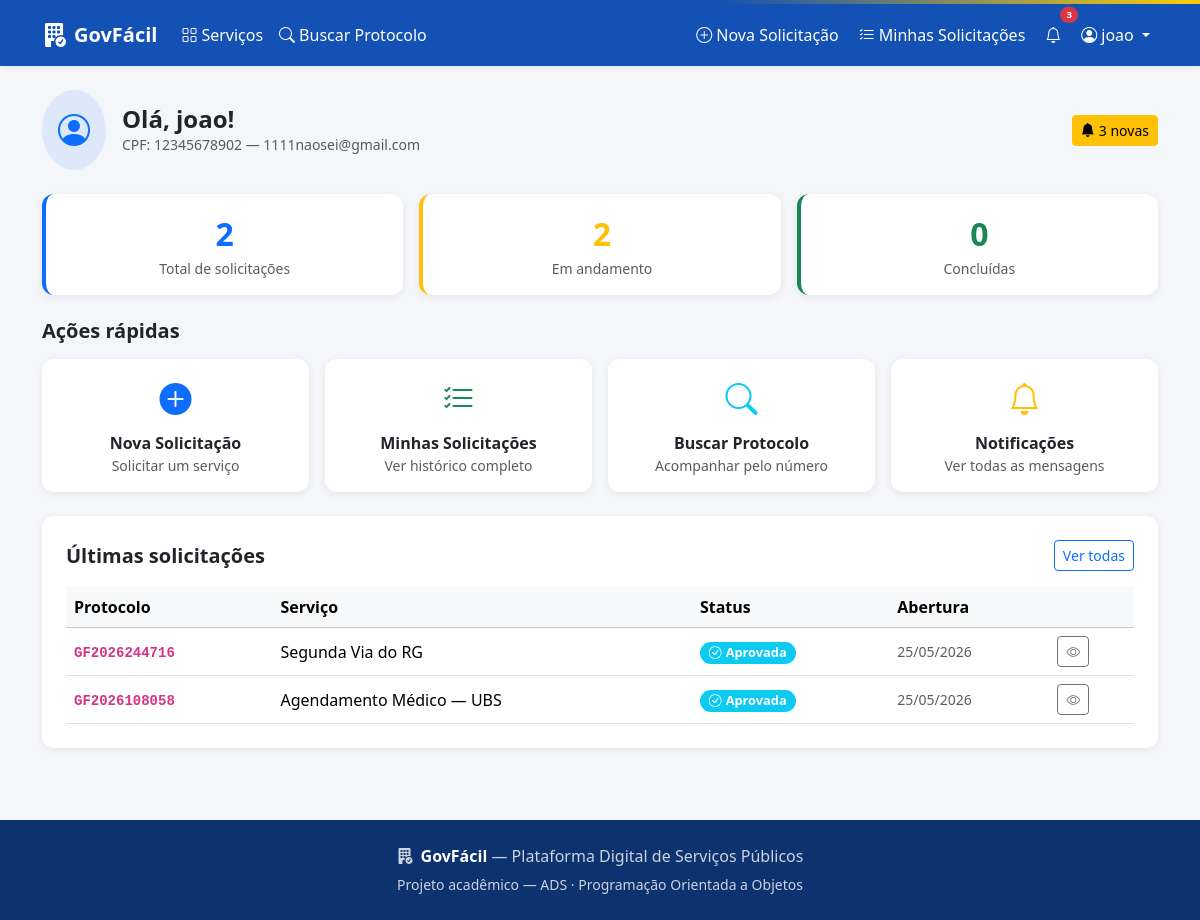
Page /accounts/dashboard/cidadao/ (signed in) on the committed database.
### accounts/models.py (models this page shows, shortened)
class Usuario(AbstractUser):
    TIPO_CIDADAO = 'cidadao'
    TIPO_SERVIDOR = 'servidor'
    TIPO_CHOICES = [
        (TIPO_CIDADAO, 'Cidadão'),
        (TIPO_SERVIDOR, 'Servidor Público'),
    ]
    tipo = models.CharField(max_length=20, choices=TIPO_CHOICES, default=TIPO_CIDADAO)
    _telefone = models.CharField(max_length=20, blank=True, db_column='telefone')
    data_cadastro = models.DateTimeField(auto_now_add=True)
    @property
    def telefone(self):
        return self._telefone
    @telefone.setter
    def telefone(self, valor):
        if valor and not all(c.isdigit() or c in '() -+' for c in valor):
            raise ValueError('Telefone inválido.')
        self._telefone = valor or ''
    class Meta:
        verbose_name = 'Usuário'
        verbose_name_plural = 'Usuários'

class Cidadao(Usuario):
    _cpf = models.CharField(max_length=14, unique=True, db_column='cpf')
    data_nascimento = models.DateField(null=True, blank=True)
    endereco = models.CharField(max_length=300, blank=True)
    @property
    def cpf(self):
        return self._cpf
    def consultar_historico(self):
        return self.solicitacoes.all().order_by('-data_abertura')
    def receber_notificacoes(self):
        return self.notificacoes.filter(lida=False)
    class Meta:
        verbose_name = 'Cidadão'
        verbose_name_plural = 'Cidadãos'

### solicitacoes/models.py (models this page shows, shortened)
class Solicitacao(models.Model):
    STATUS_ABERTA = 'aberta'
    STATUS_EM_ANALISE = 'em_analise'
    STATUS_APROVADA = 'aprovada'
    STATUS_EM_ANDAMENTO = 'em_andamento'
    STATUS_CONCLUIDA = 'concluida'
    STATUS_REJEITADA = 'rejeitada'
    STATUS_CHOICES = [
        (STATUS_ABERTA, 'Aberta'),
        (STATUS_EM_ANALISE, 'Em Análise'),
        (STATUS_APROVADA, 'Aprovada'),
        (STATUS_EM_ANDAMENTO, 'Em Andamento'),
        (STATUS_CONCLUIDA, 'Concluída'),
        (STATUS_REJEITADA, 'Rejeitada'),
    ]
    STATUS_COR = {
        STATUS_ABERTA: 'primary',
        STATUS_EM_ANALISE: 'warning',
        STATUS_APROVADA: 'info',
        STATUS_EM_ANDAMENTO: 'secondary',
        STATUS_CONCLUIDA: 'success',
        STATUS_REJEITADA: 'danger',
    }
    STATUS_ICONE = {
        STATUS_ABERTA: 'bi-folder2-open',
        STATUS_EM_ANALISE: 'bi-hourglass-split',
        STATUS_APROVADA: 'bi-check-circle',
        STATUS_EM_ANDAMENTO: 'bi-arrow-repeat',
        STATUS_CONCLUIDA: 'bi-check-circle-fill',
        STATUS_REJEITADA: 'bi-x-circle-fill',
    }
    protocolo = models.CharField(max_length=20, unique=True, blank=True)
    cidadao = models.ForeignKey(
        'accounts.Cidadao', on_delete=models.CASCADE, related_name='solicitacoes'
    )
    servico = models.ForeignKey(
        'servicos.Servico', on_delete=models.CASCADE, related_name='solicitacoes'
    )
    descricao = models.TextField()
    status = models.CharField(max_length=20, choices=STATUS_CHOICES, default=STATUS_ABERTA)
    setor_responsavel = models.CharField(max_length=100, blank=True)
    servidor_responsavel = models.ForeignKey(
        'accounts.Servidor',
        on_delete=models.SET_NULL,
        null=True, blank=True,
        related_name='atendimentos',
    )
    observacao = models.TextField(blank=True)
    data_abertura = models.DateTimeField(auto_now_add=True)
    data_atualizacao = models.DateTimeField(auto_now=True)
    data_prazo = models.DateTimeField(null=True, blank=True)
    class Meta:
        verbose_name = 'Solicitação'
        verbose_name_plural = 'Solicitações'
        ordering = ['-data_abertura']
    def get_status_cor(self):
        return self.STATUS_COR.get(self.status, 'secondary')
    def get_status_icone(self):
        return self.STATUS_ICONE.get(self.status, 'bi-circle')

### servicos/models.py (models this page shows, shortened)
class Servico(models.Model):
    CATEGORIA_EMISSAO = 'emissao'
    CATEGORIA_AGENDAMENTO = 'agendamento'
    CATEGORIA_PROTOCOLO = 'protocolo'
    CATEGORIA_SEGUNDA_VIA = 'segunda_via'
    CATEGORIA_CHOICES = [
        (CATEGORIA_EMISSAO, 'Emissão de Documento'),
        (CATEGORIA_AGENDAMENTO, 'Agendamento'),
        (CATEGORIA_PROTOCOLO, 'Protocolo'),
        (CATEGORIA_SEGUNDA_VIA, 'Segunda Via'),
    ]
    CATEGORIA_ICONE = {
        CATEGORIA_EMISSAO: 'bi-file-earmark-text',
        CATEGORIA_AGENDAMENTO: 'bi-calendar-check',
        CATEGORIA_PROTOCOLO: 'bi-journal-text',
        CATEGORIA_SEGUNDA_VIA: 'bi-files',
    }
    CATEGORIA_COR = {
        CATEGORIA_EMISSAO: 'primary',
        CATEGORIA_AGENDAMENTO: 'success',
        CATEGORIA_PROTOCOLO: 'warning',
        CATEGORIA_SEGUNDA_VIA: 'info',
    }
    nome = models.CharField(max_length=200)
    descricao = models.TextField()
    categoria = models.CharField(max_length=20, choices=CATEGORIA_CHOICES)
    prazo_dias = models.IntegerField(default=5)
    setor_responsavel = models.CharField(max_length=100, default='Atendimento Geral')
    ativo = models.BooleanField(default=True)
    class Meta:
        verbose_name = 'Serviço'
        verbose_name_plural = 'Serviços'
        ordering = ['categoria', 'nome']

### accounts/views.py (the view)
# urls.py: path('dashboard/cidadao/', views.dashboard_cidadao_view, name='dashboard_cidadao'),
@login_required
def dashboard_cidadao_view(request):
    try:
        cidadao = request.user.cidadao
    except Cidadao.DoesNotExist:
        messages.error(request, 'Acesso negado.')
        return redirect('core:home')
    solicitacoes = cidadao.consultar_historico()[:5]
    notificacoes_nao_lidas = cidadao.receber_notificacoes().count()
    total = cidadao.solicitacoes.count()
    concluidas = cidadao.solicitacoes.filter(status='concluida').count()
    em_aberto = cidadao.solicitacoes.filter(
        status__in=['aberta', 'em_analise', 'aprovada', 'em_andamento']
    ).count()
    return render(request, 'accounts/dashboard_cidadao.html', {
        'cidadao': cidadao,
        'solicitacoes': solicitacoes,
        'notificacoes_nao_lidas': notificacoes_nao_lidas,
        'total': total,
        'concluidas': concluidas,
        'em_aberto': em_aberto,
    })

### templates/accounts/dashboard_cidadao.html (shortened to what this page needs)
{% extends 'base.html' %}
{% block content %}
<div class="d-flex align-items-center gap-3 mb-4">
  <div class="bg-primary bg-opacity-10 rounded-circle p-3">
    <i class="bi bi-person-circle fs-2 text-primary"></i>
  </div>
  <div>
    <h4 class="fw-bold mb-0">Olá, {{ cidadao.first_name }}!</h4>
    <p class="text-muted mb-0 small">CPF: {{ cidadao.cpf }} &mdash; {{ cidadao.email }}</p>
  </div>
  {% if notificacoes_nao_lidas %}
  <a href="{% url 'notificacoes:lista' %}" class="btn btn-warning btn-sm ms-auto">
    <i class="bi bi-bell-fill me-1"></i>{{ notificacoes_nao_lidas }} nova{{ notificacoes_nao_lidas|pluralize }}
  </a>
  {% endif %}
</div>
<div class="row g-3 mb-4">
  <div class="col-sm-4">
    <div class="card p-3 text-center border-start border-4 border-primary">
      <div class="fs-2 fw-bold text-primary">{{ total }}</div>
      <div class="text-muted small">Total de solicitações</div>
    </div>
  </div>
  <div class="col-sm-4">
    <div class="card p-3 text-center border-start border-4 border-warning">
      <div class="fs-2 fw-bold text-warning">{{ em_aberto }}</div>
      <div class="text-muted small">Em andamento</div>
    </div>
  </div>
  <div class="col-sm-4">
    <div class="card p-3 text-center border-start border-4 border-success">
      <div class="fs-2 fw-bold text-success">{{ concluidas }}</div>
      <div class="text-muted small">Concluídas</div>
    </div>
  </div>
</div>
<div class="row g-3 mb-4">
  <div class="col-12"><h5 class="fw-bold mb-0">Ações rápidas</h5></div>
  <div class="col-sm-6 col-md-3">
    <a href="{% url 'solicitacoes:nova' %}" class="card p-3 text-center text-decoration-none h-100 d-block">
      <i class="bi bi-plus-circle-fill fs-2 text-primary mb-2 d-block"></i>
      <div class="fw-semibold text-dark">Nova Solicitação</div>
      <div class="text-muted small">Solicitar um serviço</div>
    </a>
  </div>
  <div class="col-sm-6 col-md-3">
    <a href="{% url 'solicitacoes:minhas' %}" class="card p-3 text-center text-decoration-none h-100 d-block">
      <i class="bi bi-list-check fs-2 text-success mb-2 d-block"></i>
      <div class="fw-semibold text-dark">Minhas Solicitações</div>
      <div class="text-muted small">Ver histórico completo</div>
    </a>
  </div>
  <div class="col-sm-6 col-md-3">
    <a href="{% url 'solicitacoes:buscar' %}" class="card p-3 text-center text-decoration-none h-100 d-block">
      <i class="bi bi-search fs-2 text-info mb-2 d-block"></i>
      <div class="fw-semibold text-dark">Buscar Protocolo</div>
      <div class="text-muted small">Acompanhar pelo número</div>
    </a>
  </div>
  <div class="col-sm-6 col-md-3">
    <a href="{% url 'notificacoes:lista' %}" class="card p-3 text-center text-decoration-none h-100 d-block">
      <i class="bi bi-bell fs-2 text-warning mb-2 d-block"></i>
      <div class="fw-semibold text-dark">Notificações</div>
      <div class="text-muted small">Ver todas as mensagens</div>
    </a>
  </div>
</div>
<div class="card p-4">
  <div class="d-flex justify-content-between align-items-center mb-3">
    <h5 class="fw-bold mb-0">Últimas solicitações</h5>
    <a href="{% url 'solicitacoes:minhas' %}" class="btn btn-outline-primary btn-sm">Ver todas</a>
  </div>
  {% if solicitacoes %}
  <div class="table-responsive">
    <table class="table table-hover align-middle mb-0">
      <thead class="table-light">
        <tr>
          <th>Protocolo</th>
          <th>Serviço</th>
          <th>Status</th>
          <th>Abertura</th>
          <th></th>
        </tr>
      </thead>
      <tbody>
        {% for sol in solicitacoes %}
        <tr>
          <td><code class="fw-bold">{{ sol.protocolo }}</code></td>
          <td>{{ sol.servico.nome }}</td>
          <td>
            <span class="badge bg-{{ sol.get_status_cor }} status-badge">
              <i class="bi {{ sol.get_status_icone }} me-1"></i>{{ sol.get_status_display }}
            </span>
          </td>
          <td class="text-muted small">{{ sol.data_abertura|date:"d/m/Y" }}</td>
          <td>
            <a href="{% url 'solicitacoes:detalhe' sol.protocolo %}" class="btn btn-sm btn-outline-secondary">
              <i class="bi bi-eye"></i>
            </a>
          </td>
        </tr>
        {% endfor %}
      </tbody>
    </table>
  </div>
  {% endif %}
</div>
{% endblock %}

### templates/base.html (shortened to what this page needs)
<!DOCTYPE html>
<html lang="pt-br">
<head>
  <link rel="stylesheet" href="https://cdn.jsdelivr.net/npm/bootstrap@5.3.3/dist/css/bootstrap.min.css">
  <link rel="stylesheet" href="https://cdn.jsdelivr.net/npm/bootstrap-icons@1.11.3/font/bootstrap-icons.min.css">
</head>
<body>
<nav class="navbar navbar-expand-lg navbar-gov shadow-sm">
  <div class="container">
    <a class="navbar-brand fw-bold d-flex align-items-center gap-2" href="{% url 'core:home' %}">
      <i class="bi bi-building-fill-check fs-4"></i>
      <span>GovFácil</span>
    </a>
    <div class="collapse navbar-collapse" id="navMain">
      <ul class="navbar-nav me-auto">
        <li class="nav-item">
          <a class="nav-link" href="{% url 'servicos:lista' %}"><i class="bi bi-grid me-1"></i>Serviços</a>
        </li>
        <li class="nav-item">
          <a class="nav-link" href="{% url 'solicitacoes:buscar' %}"><i class="bi bi-search me-1"></i>Buscar Protocolo</a>
        </li>
      </ul>
      <ul class="navbar-nav ms-auto align-items-center gap-1">
        {% if user.is_authenticated %}
          {% if user.tipo == 'cidadao' %}
            <li class="nav-item">
              <a class="nav-link" href="{% url 'solicitacoes:nova' %}"><i class="bi bi-plus-circle me-1"></i>Nova Solicitação</a>
            </li>
            <li class="nav-item">
              <a class="nav-link" href="{% url 'solicitacoes:minhas' %}"><i class="bi bi-list-check me-1"></i>Minhas Solicitações</a>
            </li>
          {% else %}
            <li class="nav-item">
              <a class="nav-link" href="{% url 'solicitacoes:painel_servidor' %}"><i class="bi bi-speedometer2 me-1"></i>Painel</a>
            </li>
          {% endif %}
          <li class="nav-item position-relative">
            <a class="nav-link" href="{% url 'notificacoes:lista' %}">
              <i class="bi bi-bell"></i>
              <span id="notif-badge" class="position-absolute top-0 start-100 translate-middle badge rounded-pill bg-danger badge-notif" style="display:none">!</span>
            </a>
          </li>
          <li class="nav-item dropdown">
            <a class="nav-link dropdown-toggle" href="#" data-bs-toggle="dropdown">
              <i class="bi bi-person-circle me-1"></i>{{ user.first_name|default:user.username }}
            </a>
          </li>
        {% else %}
          <li class="nav-item"><a class="nav-link" href="{% url 'accounts:login' %}"><i class="bi bi-box-arrow-in-right me-1"></i>Entrar</a></li>
          <li class="nav-item"><a class="btn btn-warning btn-sm ms-2 fw-semibold" href="{% url 'accounts:cadastro_cidadao' %}">Cadastre-se</a></li>
        {% endif %}
      </ul>
    </div>
  </div>
</nav>
<main class="py-4">
  <div class="container">
    {% block content %}{% endblock %}
  </div>
</main>
<footer class="py-4 mt-5">
  <div class="container text-center">
    <p class="mb-1"><i class="bi bi-building-fill-check me-2"></i><strong class="text-white">GovFácil</strong> — Plataforma Digital de Serviços Públicos</p>
    <small>Projeto acadêmico — ADS · Programação Orientada a Objetos</small>
  </div>
</footer>
</body>
</html>

### templates/base.html (style rules this page uses)
:root { --gov-blue: #1351b4; --gov-blue-dark: #0c326f; --gov-yellow: #ffcd07; }
body { background-color: #f5f6fa; font-family: 'Segoe UI', sans-serif; }
.navbar-gov { background-color: var(--gov-blue); }
.navbar-gov .navbar-brand, .navbar-gov .nav-link { color: #fff !important; }
.badge-notif { font-size: .6rem; }
.card { border: none; box-shadow: 0 2px 8px rgba(0,0,0,.07); border-radius: 12px; }
.status-badge { font-size: .8rem; padding: .35em .7em; border-radius: 20px; }
footer { background-color: var(--gov-blue-dark); color: #cdd3de; }

### rows in the picture
Usuario: first_name "joao", email "1111naosei@gmail.com"
Cidadao: cpf "12345678902"
Solicitacao: protocolo "GF2026244716", servico.nome "Segunda Via do RG", status "Aprovada", data_abertura "25/05/2026"
Solicitacao: protocolo "GF2026108058", servico.nome "Agendamento Médico — UBS", status "Aprovada", data_abertura "25/05/2026"

### other values in the picture
{{ notificacoes_nao_lidas }} "3"
{{ total }} "2"
{{ em_aberto }} "2"
{{ concluidas }} "0"
